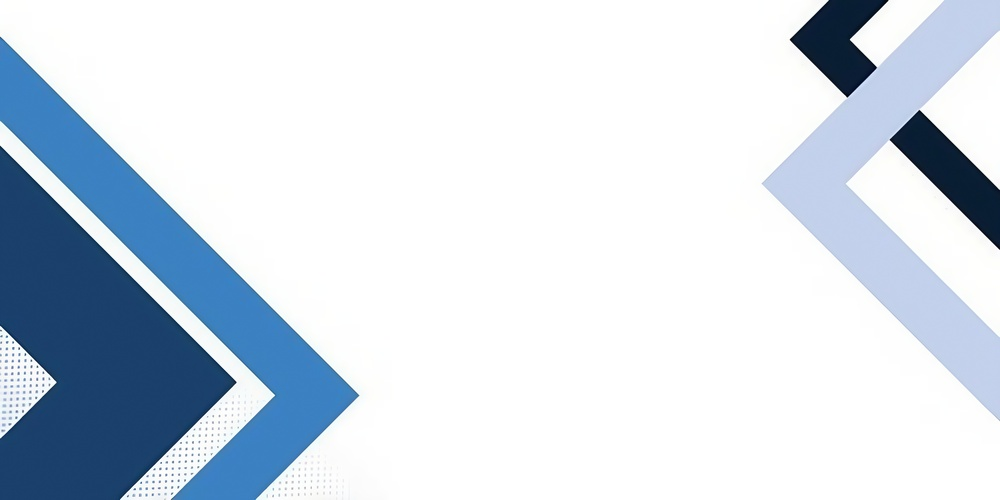
#> input picture Fondo.jpeg, 1000 x 500 px, shrunk from 4000 x 2000 before the run, found by its file name
$ python Linea_Vida.py
#> lines starting #> are read from the running program, lines starting #| are printed output that depends on the picture
import numpy as np
import matplotlib.pyplot as plt
from datetime import datetime
import matplotlib.patches as patches
from matplotlib.path import Path
from matplotlib.offsetbox import OffsetImage, AnnotationBbox
import matplotlib.image as mpimg

def crear_linea_tiempo_desarrollo(texto, imagen_fondo, guardar_pdf=False):
    # Cargar la imagen de fondo
#> called with imagen_fondo = 'C:\\HERRAMIENTAS\\Fondo.jpeg', guardar_pdf = True
    bg_image = mpimg.imread(imagen_fondo)
#> bg_image is the input picture: shape (500, 1000, 3); mean R, G, B 210.3, 220, 230.5

    # Procesar eventos
    lineas = [linea.strip() for linea in texto.split('\n') if linea.strip()]
    eventos = []
    for linea in lineas:
        try:
            fecha_str = linea[:10]
            descripcion = linea[11:].strip()
            fecha = datetime.strptime(fecha_str, '%d/%m/%Y')
            eventos.append((fecha, descripcion))
        except ValueError as e:
            print(f"Error al procesar la línea: {linea}")

    # Cambiar el orden del evento 5 (índice 4) para que esté después del 4 y comience un zigzag
    if len(eventos) > 4:
        evento_5 = eventos.pop(4)  # Extraer evento 5
        eventos.insert(4, evento_5)  # Insertarlo justo después del evento 4

    # Posiciones de los eventos
    n_eventos = len(eventos)
    x_positions = []
    y_positions = []

    for i in range(n_eventos):
        if i < 4:  # Los primeros 4 eventos se organizan de izquierda a derecha
            x = i * 3
            y = 0
        else:  # Después del evento 4, los eventos se organizan en zigzag
            fila = (i - 4) // 4  # Fila después del 4to evento
            pos_en_fila = (i - 4) % 4

            if fila % 2 == 0:  # Filas pares van de derecha a izquierda
                x = 9 - pos_en_fila * 3
            else:  # Filas impares van de izquierda a derecha
                x = pos_en_fila * 3

            y = -2 - fila * 2.2  # Desplazamiento vertical

        x_positions.append(x)
        y_positions.append(y)

    # Ajustar dimensiones del lienzo
    fig_height = max(abs(min(y_positions)) + 2, 8)  # Altura mínima de 8 unidades
    fig, ax = plt.subplots(figsize=(15, fig_height))

    # Ajustar los límites del lienzo
    margin = 2
    ax.set_xlim(min(x_positions) - margin, max(x_positions) + margin)
    ax.set_ylim(min(y_positions) - margin, margin)

    # Redimensionar la imagen de fondo para cubrir el área
    ax.imshow(bg_image, aspect='auto', extent=(min(x_positions) - margin, max(x_positions) + margin, min(y_positions) - margin, margin), alpha=0.3)

    # Dibujar conectores curvos y círculos decorativos
    for i in range(n_eventos - 1):
        x1, y1 = x_positions[i], y_positions[i]
        x2, y2 = x_positions[i + 1], y_positions[i + 1]

        # Crear conector en forma de "U"
        control1 = (x1, (y1 + y2) / 2)  # Punto de control 1, vertical desde el primer punto
        control2 = (x2, (y1 + y2) / 2)  # Punto de control 2, vertical desde el segundo punto

        verts = [
            (x1 , y1),  # Inicio
            control1,         # Punto de control 1
            control2,         # Punto de control 2
            (x2 , y2)    # Fin
        ]
        codes = [Path.MOVETO, Path.CURVE4, Path.CURVE4, Path.CURVE4]
        path = Path(verts, codes)
        patch = patches.PathPatch(path, facecolor='none', edgecolor='black', linewidth=2)
        ax.add_patch(patch)

    # Dibujar cajas y texto
    for i, ((fecha, desc), x, y) in enumerate(zip(eventos, x_positions, y_positions)):
        # Caja redondeada
        # Determinar el número de líneas en el texto para ajustar la altura de la caja
        texto_dividido = wrap_text(desc, 20)
        n_lineas = len(texto_dividido)
        altura_caja = 0.3 + n_lineas * 0.2  # Altura base + incremento por línea

        # Caja redondeada con altura ajustada
        rect = patches.FancyBboxPatch(
            (x - 0.7, y - altura_caja / 2),  # Centrar la caja verticalmente
            1.5, altura_caja,
            boxstyle=patches.BoxStyle("Round", pad=0.2),
            facecolor='white',
            edgecolor='black',
            linewidth=2
        )
        ax.add_patch(rect)

        # Círculo con número
        circle_y = y + altura_caja / 2 + 0.2
        circle = patches.Circle((x - 0.8, circle_y), 0.2,
                                facecolor='#252440',
                                edgecolor='black',
                                linewidth=2)
        ax.add_patch(circle)
        ax.text(x - 0.8, circle_y, str(i + 1),
                ha='center', va='center',
                fontsize=12,  # Tamaño de letra
                color='white',
                fontweight='bold')

        # Texto del evento
        fecha_y = y + altura_caja / 2 + 0.02  # Ajustar posición de la fecha
        ax.text(x, fecha_y, fecha.strftime('%d/%m/%Y'),
                ha='center', va='center',
                fontsize=10,  # Tamaño de letra
                fontweight='bold')
        ax.text(x, y, '\n'.join(wrap_text(desc, 20)),
                ha='center', va='center',
                fontsize=10)  # Tamaño de letra

    # Eliminar ejes
    ax.set_xticks([])
    ax.set_yticks([])
    ax.axis('off')

    # Ajuste fijo del título y subtítulo en la parte superior izquierda
    subtitulo = "Línea de Vida - Terceros"

    fig.text(0.02, 0.98, 'NECTIM',
            fontsize=40, color='black',
            fontweight='bold', ha='left', va='top')
    fig.text(0.023, 0.91, subtitulo,
            fontsize=14, color='black',
            ha='left', va='top')

    plt.tight_layout()

    # Guardar el archivo como PDF si se activa la opción
    if guardar_pdf:
        # Obtener el nombre del archivo de la subcadena en el subtítulo
        nombre_archivo = f"C:\\HERRAMIENTAS\\Lineas de vida\\{subtitulo}.pdf"
        fig.savefig(nombre_archivo, format='pdf')
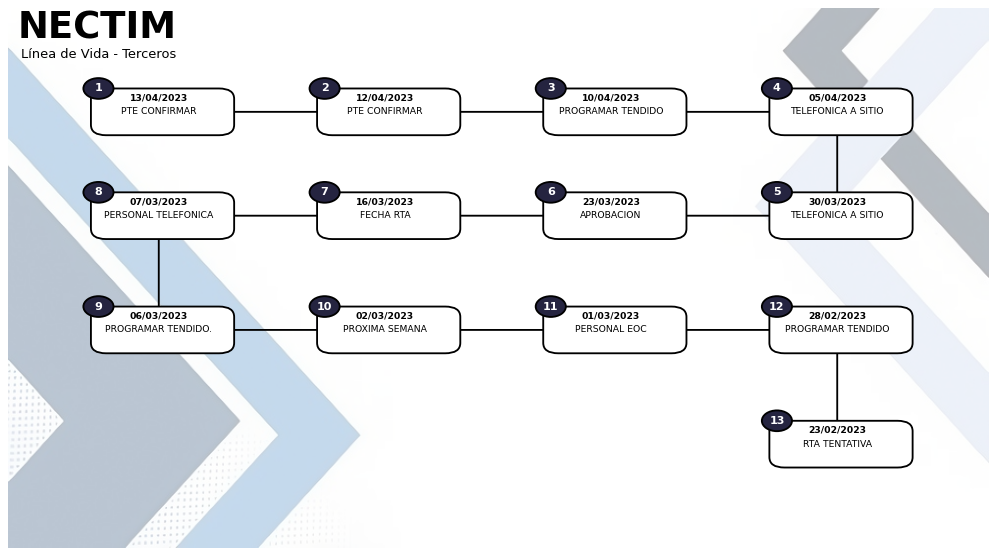
#> figure drawn by matplotlib, 1 panel

    return plt

def wrap_text(text, width):
    """Divide el texto en líneas"""
    words = text.split()
    lines = []
    current_line = []

    for word in words:
        if len(' '.join(current_line + [word])) <= width:
            current_line.append(word)
        else:
            lines.append(' '.join(current_line))
            current_line = [word]

    if current_line:
        lines.append(' '.join(current_line))

    return lines

# Ejemplo de uso
texto_ejemplo = """ CONFIRMAR
13/04/2023 PTE CONFIRMAR
12/04/2023 PTE CONFIRMAR
10/04/2023 PROGRAMAR TENDIDO
05/04/2023 TELEFONICA A SITIO
30/03/2023 TELEFONICA A SITIO
23/03/2023 APROBACION
16/03/2023 FECHA RTA
07/03/2023 PERSONAL TELEFONICA
06/03/2023 PROGRAMAR TENDIDO.
02/03/2023 PROXIMA SEMANA
01/03/2023 PERSONAL EOC
28/02/2023 PROGRAMAR TENDIDO
23/02/2023 RTA TENTATIVA
"""

# Ruta de la imagen de fondo
imagen_fondo = "C:\\HERRAMIENTAS\\Fondo.jpeg"  # Cambia esto a la ruta real de tu imagen

# Crear y mostrar la línea de tiempo, y guardar como PDF
plt = crear_linea_tiempo_desarrollo(texto_ejemplo, imagen_fondo, guardar_pdf=True)
plt.show()
